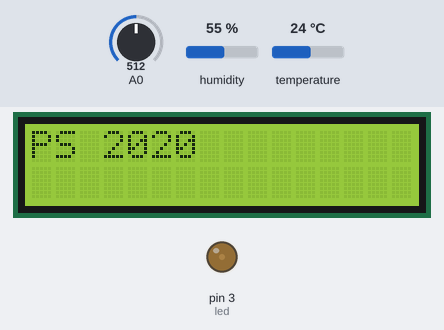
This sketch was run on a simulated Arduino Uno, built with avr-gcc and run on an emulated ATmega328P. Shown: 16×2 character LCD, output pins drawn as LEDs (lit = HIGH). Inputs (shaded band) come from the test bench; at power-on: A0 = 512, temperature 24 °C, humidity 55 %. What the sketch prints to the serial monitor is not drawn.

Above: at 1.2 s.
1.3 s: A0 set to 122
At 2.0 s:
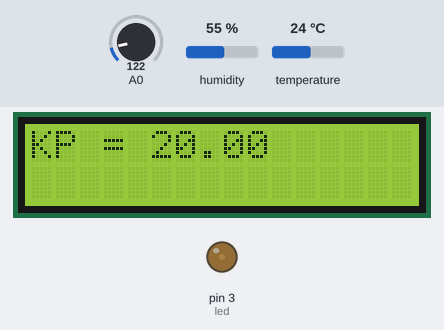
5.1 s: A0 set to 62
6.6 s: A0 set to 53
At 7.1 s:
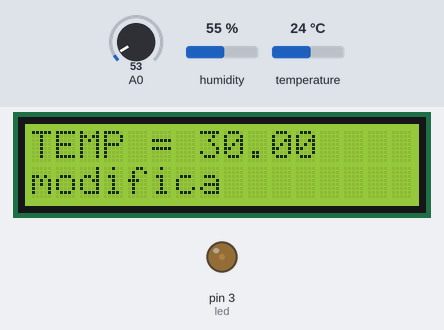
8.7 s: A0 set to 70
At 10.1 s:
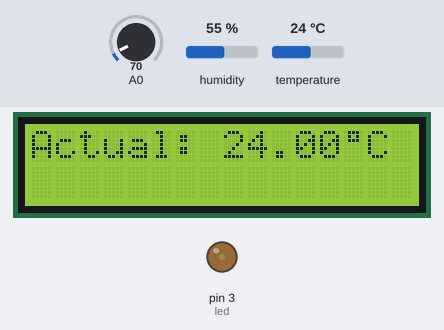
12.7 s: temperature set to 12 °C
At 16.3 s:
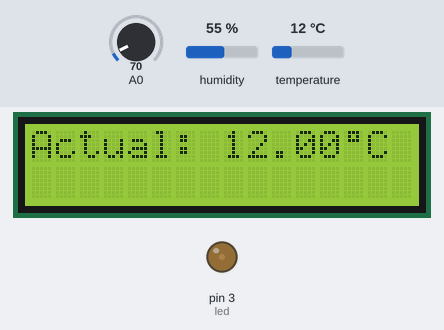
17.3 s: A0 set to 50
At 17.8 s:
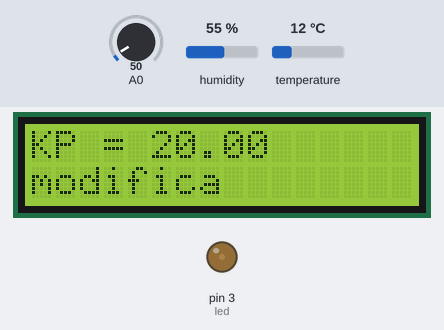
Timing chart, 0 to 20.3 s (numbered marks = the images above; inputs shaded):
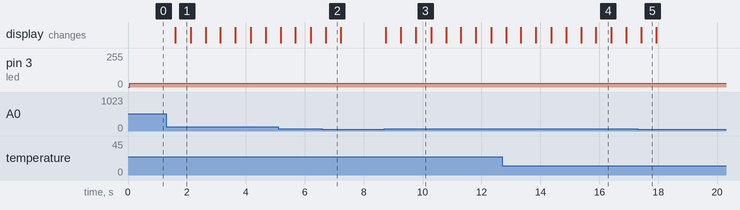

The sketch:

Tema3.ino
```cpp
#include <LiquidCrystal.h>
#include "DHT.h"
#define DHTPIN A1
#define DHTTYPE DHT11

DHT dht(DHTPIN, DHTTYPE);
int led = 3;

byte degree[8] = {
  B01110,
  B01010,
  B01110,
  B00000,
  B00000,
  B00000,
  B00000,
};

const int pin_BL = 10;
float t = 0;
LiquidCrystal lcd( 8,  9,  4,  5,  6,  7);
int x = 0;
enum Buttons {
  EV_OK,
  EV_CANCEL,
  EV_NEXT,
  EV_PREV,
  EV_NONE,
  EV_MAX_NUM
};


enum Menus {
  MENU_MAIN = 0,
  MENU_KP,
  MENU_TEMP,
  MENU_ACTAUL,
  MENU_MAX_NUM
};


double temp = 30;
double kp = 20;
float temp_q = 0;
Menus scroll_menu = MENU_MAIN;
Menus current_menu =  MENU_MAIN;

void state_machine(enum Menus menu, enum Buttons button);
Buttons GetButtons(void);
void print_menu(enum Menus menu);

typedef void (state_machine_handler_t)(void);

void print_menu(enum Menus menu)
{
  lcd.clear();
  switch (menu)
  {
    case MENU_KP:
      lcd.print("KP = ");
      lcd.print(kp);
      break;
    case MENU_TEMP:
      lcd.print("TEMP = ");
      lcd.print(temp);

      break;
    case MENU_ACTAUL:
      lcd.setCursor(0, 0);
      lcd.print("Actual: ");
      lcd.print(t);
      lcd.write(byte(0));
      lcd.print("C");

      break;
    case MENU_MAIN:
    default:
      lcd.print("PS 2020");
      break;
  }
  if (current_menu != MENU_MAIN)
  {
    lcd.setCursor(0, 1);
    lcd.print("                         ");
    lcd.setCursor(0, 1);

    lcd.print("modifica");
  }
}

void enter_menu(void)
{
  current_menu = scroll_menu;
}

void go_home(void)
{
  scroll_menu = MENU_MAIN;
  current_menu = scroll_menu;
}

void go_next(void)
{
  scroll_menu = (Menus) ((int)scroll_menu + 1);
  scroll_menu = (Menus) ((int)scroll_menu % MENU_MAX_NUM);
}

void go_prev(void)
{
  scroll_menu = (Menus) ((int)scroll_menu - 1);
  scroll_menu = (Menus) ((int)scroll_menu % MENU_MAX_NUM);
}

void save_kp(void)
{
}

void inc_kp(void)
{
  kp++;
}

void dec_kp(void)
{
  kp--;
}

void save_temp(void)
{
}

void inc_temp(void)
{
  temp = temp + 15;
}

void dec_temp(void)
{
  temp = temp - 15;
}


state_machine_handler_t* sm[MENU_MAX_NUM][EV_MAX_NUM] =
{ //events: OK , CANCEL , NEXT, PREV
  {enter_menu, go_home, go_next, go_prev},  // MENU_MAIN
  {go_home, go_home, inc_kp, dec_kp},       // MENU_KP
  {go_home, go_home, inc_temp, dec_temp},   // MENU_TEMP
  {go_home, go_home, go_home, go_home},   // MENU_TEMP
};

void state_machine(enum Menus menu, enum Buttons button)
{
  sm[menu][button]();
}

Buttons GetButtons(void)
{
  enum Buttons ret_val = EV_NONE;
  if (x < 60)
  {
    ret_val = EV_OK;

  }
  else if (x < 200)
  {
    ret_val = EV_NEXT;
  }
  else if (x < 400)
  {
    ret_val = EV_PREV;
  }
  else if (x < 600)
  {
    ret_val = EV_CANCEL;
  }
  else if (x < 800)
  {
    ret_val = EV_OK;
  }

  Serial.print(ret_val);
  return ret_val;
}

void setup()
{
  pinMode(led, OUTPUT);
  Serial.begin(9600);
  lcd.begin(16, 2);
  dht.begin();
  lcd.createChar(0, degree);

}

void loop()
{
  x = analogRead (0);
  analogWrite(led, temp);
  t = dht.readTemperature();
  volatile Buttons event = GetButtons();
  if (event != EV_NONE)
  {
    state_machine(current_menu, event);
  }
  print_menu(scroll_menu);
  delay(500);
}
```

Measured:
- the behaviour switches between 60 and 59 on A0 (found by bisection; images 1 and 2)
- after the input at 1.3 s, the display: changes after 0.30 s (image 1)
- after the input at 6.6 s, the display: changes after 0.12 s (image 2)
- after the input at 8.7 s, the display: first changes after 0.06 s (image 3 shows a later state)
- after the input at 17.3 s, the display: changes after 0.12 s (image 5)
- what the display in image 1 shows lasts 0.5 s, from 1.6 s to 2.1 s
